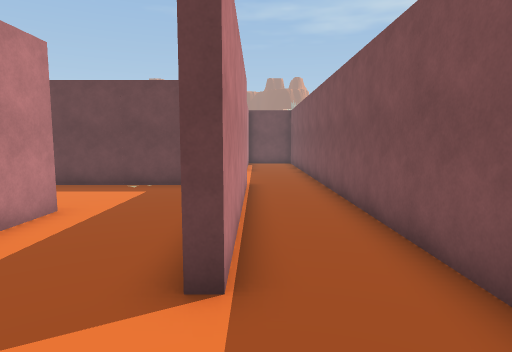
View 1 (above)

18 first-person views from a walk through a scene from a Unity 3-D project. The camera is 1.5 m above the floor, tilts 6° down and sees 75° across. Doors are open. The floor is counted in squares, 1 m on a side. Each view is taken from the middle of a square. On the plan, view 1 faces up. The plan holds only what a view shows up to about 15 squares ahead; the rest is blank. The place goes on beyond the plan. The player character is not drawn. Some animated figures are not drawn.

View 2
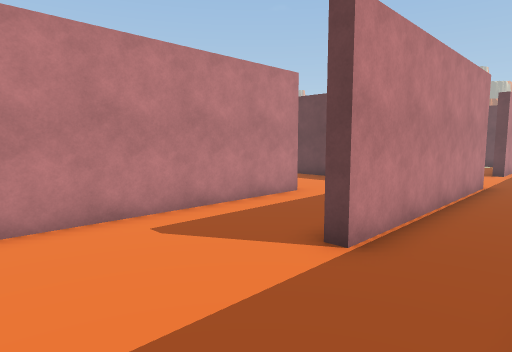

View 3
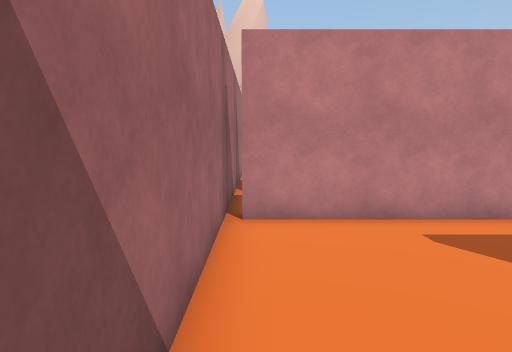

View 4
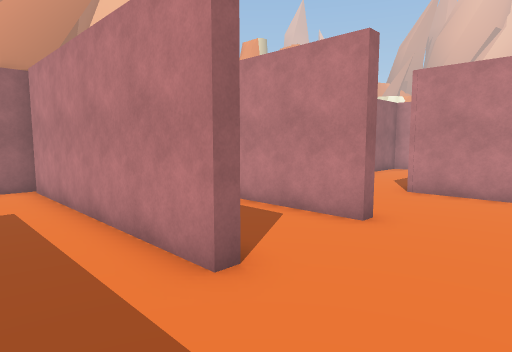

View 5
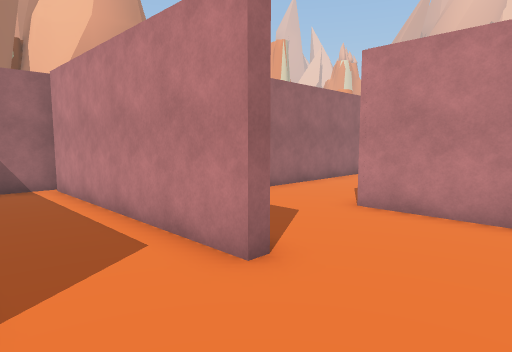

View 6
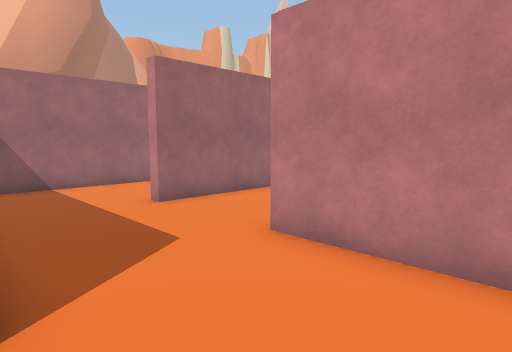

View 7
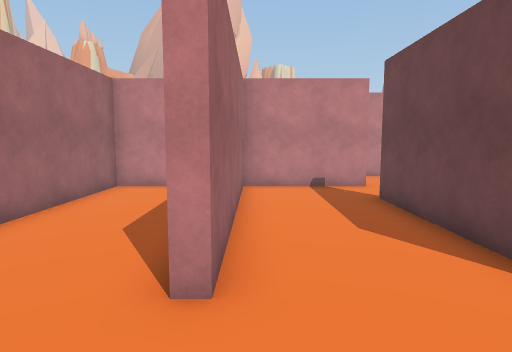

View 8
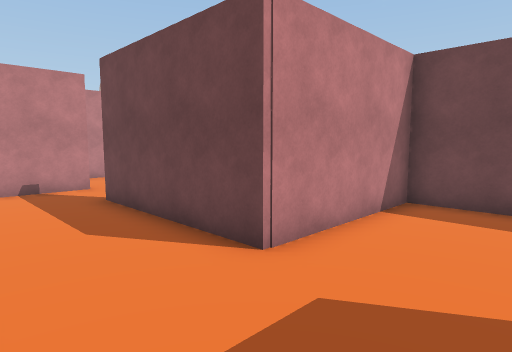

View 9
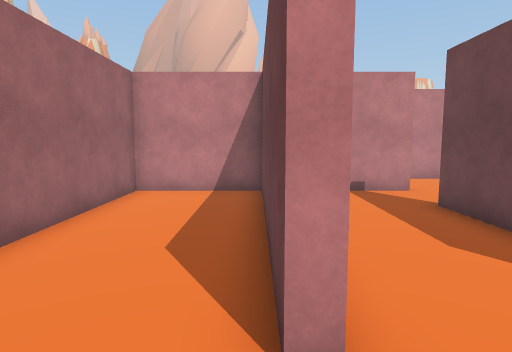

View 10
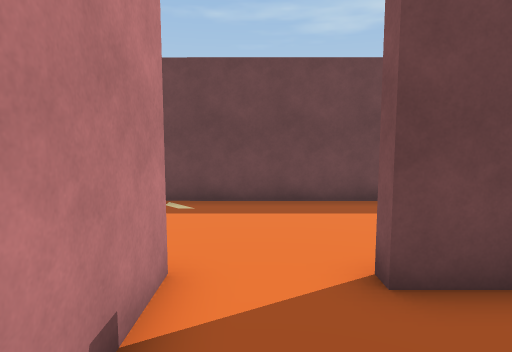

View 11
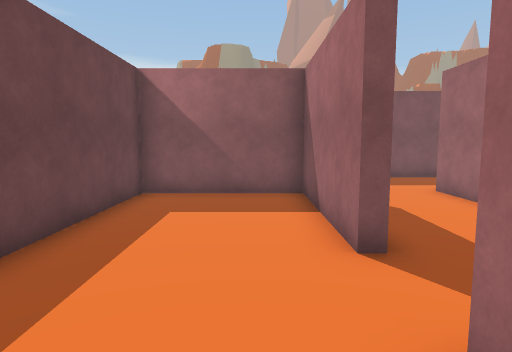

View 12
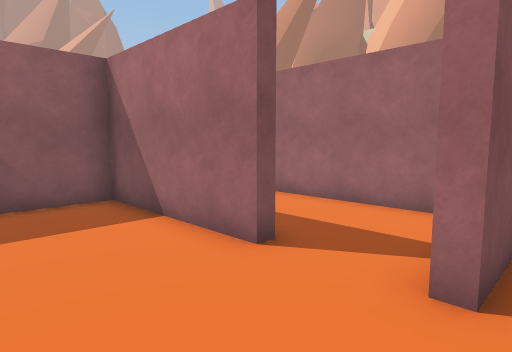

View 13
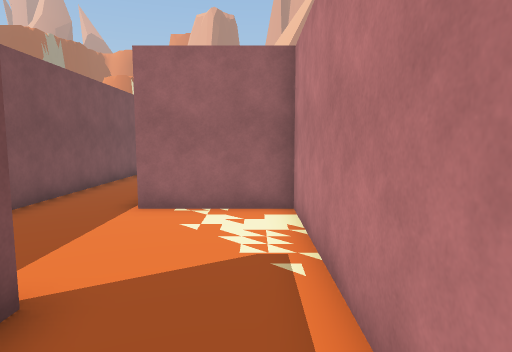

View 14
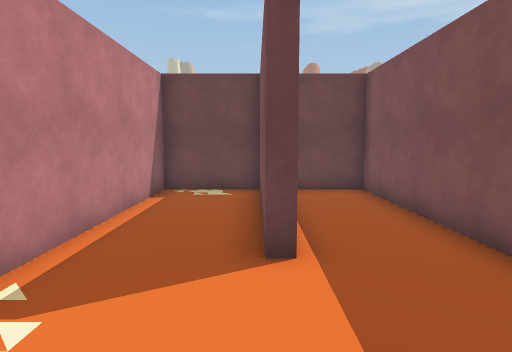

View 15
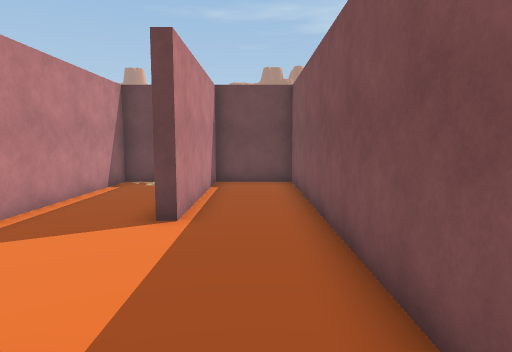

View 16
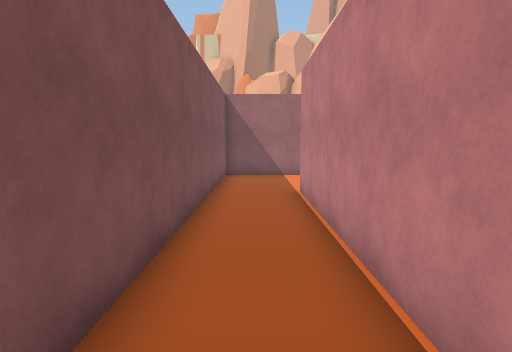

View 17
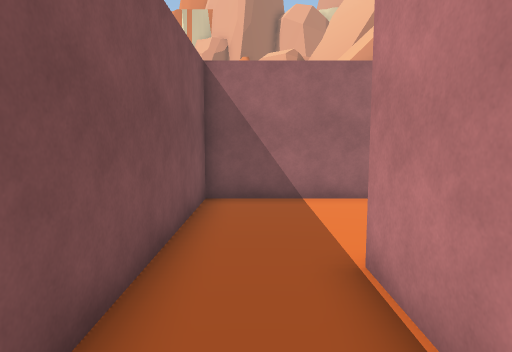

View 18
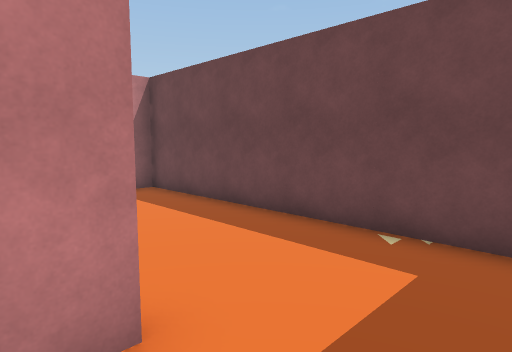

### Floor plan
Points are (right, up) in squares from view 1. A wall is a line through its corners. A room is listed if a view was taken in it or the views show most of it. See-through windows are left out.
Room 1 (views 1, 2, 3, 4, 5, 6, 7, 8, 9, 10, 13, 14, 15, 16, 17, 18)
walls: (-4.8, 7.1) (-4.3, 7.1) (-4.3, -1.4); (-8.2, 7.1) (-7.8, 7.1) (-7.8, -1.4); (-2.5, 11.3) (-12.1, 11.3) (-12.1, 6.2) (-17.7, 6.2); (-8.2, 0.4) (-8.2, 2.5); (-20, 5.6) (-20, 2.6) (-12.1, 2.6) (-12.1, 2.2) (-20, 2.2) (-20, -1.6) (2.3, -1.6) (2.3, 22.2) (-0.5, 22.2) (-0.5, 16.1) (-0.9, 16.1) (-0.9, 19.9); (-0.9, 22.2) (-3.8, 22.2) (-3.8, 11.7) (-0.3, 11.7) (-0.3, 3.1) (-0.8, 3.1)
ways out: opening at (-18.5, 6) to room 2
Room 2 (views 11, 12)
walls: (-17.7, 6.2) (-17.7, 6.6) (-12.5, 6.6) (-12.5, 11.3) (-21.4, 11.3); (-20.4, 6.6) (-20, 6.6) (-20, 5.6); (-23.2, 9.4) (-23.2, 7.6)
ways out: opening at (-18.5, 6) to room 1; opening at (-21.5, 6.5)

Where each view was taken, in squares from view 1:
view 1: 0 up, 0 right, facing up
view 2: 1 down, 2 right, facing up-left
view 3: 1 down, 2 right, facing left
view 4: 10 up, 2 left, facing down-left
view 5: 10 up, 5 left, facing down-left
view 6: 10 up, 8 left, facing down-left
view 7: 3 up, 9 left, facing left
view 8: 3 up, 9 left, facing up-left
view 9: 2 up, 10 left, facing left
view 10: 3 up, 19 left, facing up
view 11: 8 up, 22 left, facing right
view 12: 10 up, 21 left, facing down-right
view 13: 19 up, 3 left, facing down
view 14: 12 up, 1 left, facing up
view 15: 10 up, 1 right, facing up
view 16: 13 up, 1 right, facing down
view 17: 7 up, 1 right, facing down
view 18: 6 up, 2 left, facing up-left
